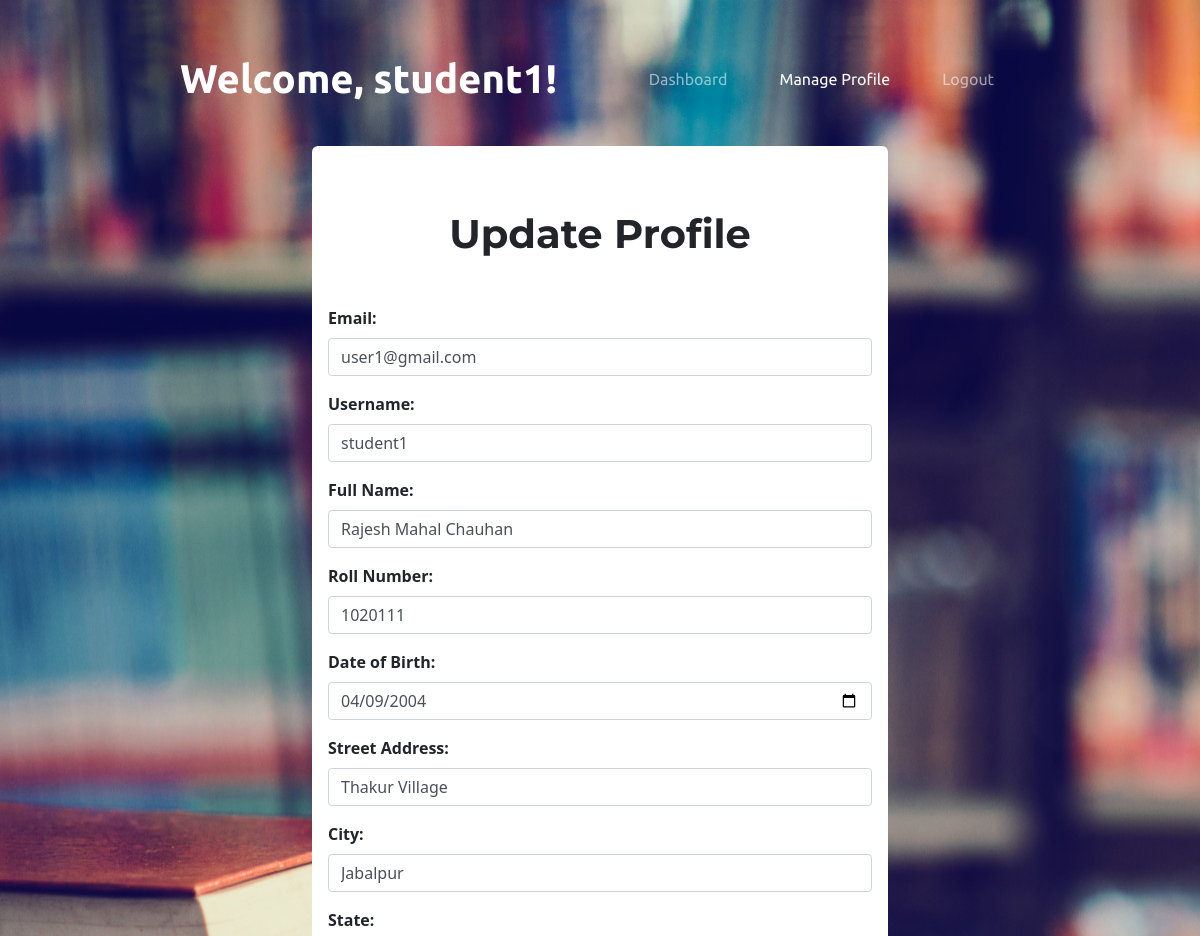
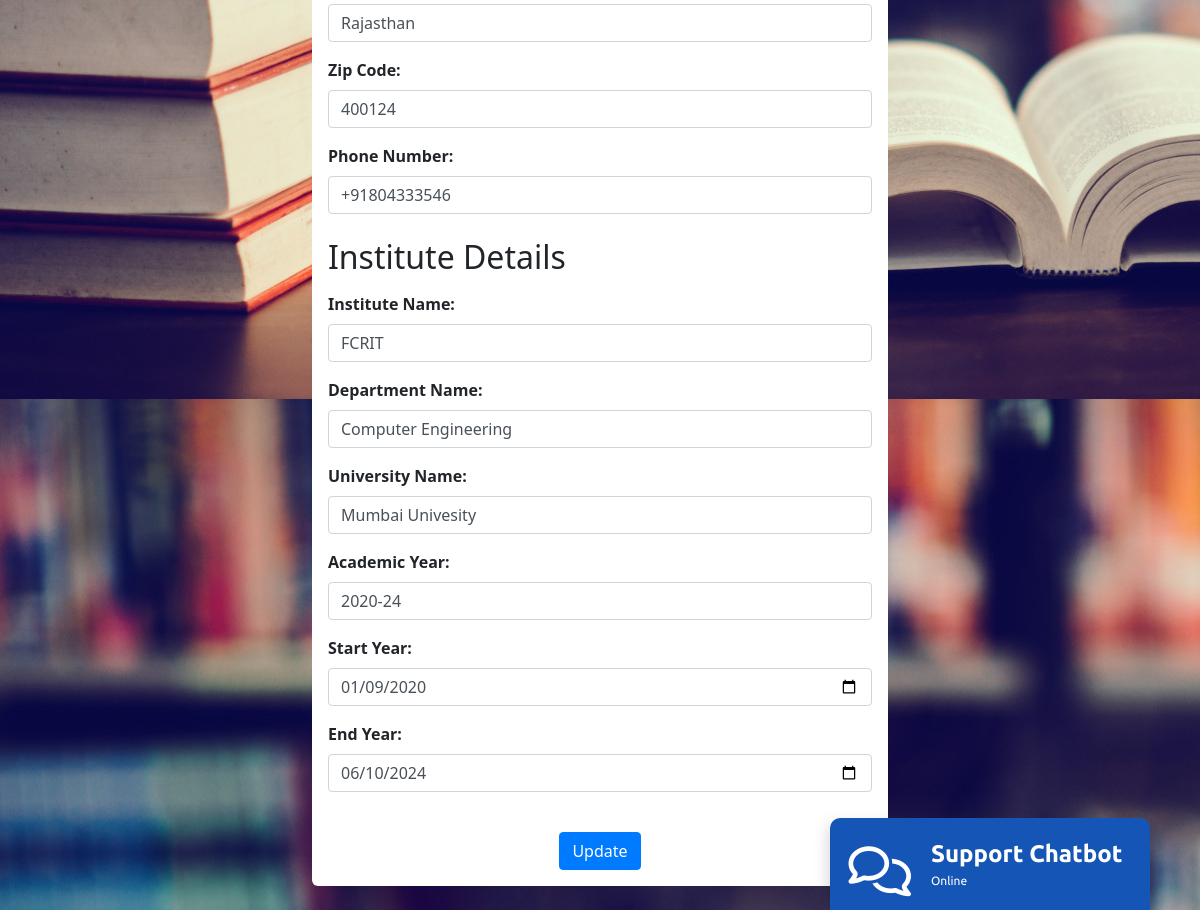
Page /update_p3.php (signed in) on the committed database (2 pictures, top to bottom).
### tables this page shows
CREATE TABLE `users` (
  `id` int(11) NOT NULL,
  `username` varchar(50) NOT NULL,
  `password` varchar(255) NOT NULL,
  `email` varchar(100) NOT NULL,
  `role` enum('student','teacher','admin') NOT NULL,
  `reset_token` varchar(255) DEFAULT NULL,
  `reset_token_expires_at` datetime DEFAULT NULL,
  `created_at` timestamp NOT NULL DEFAULT current_timestamp(),
  `reset_token_expiry` datetime DEFAULT NULL
);

CREATE TABLE `student_profile` (
  `id` int(11) NOT NULL,
  `user_id` int(11) NOT NULL,
  `email` varchar(255) NOT NULL,
  `username` varchar(255) NOT NULL,
  `full_name` varchar(255) DEFAULT '',
  `roll_number` varchar(255) DEFAULT '',
  `date_of_birth` date DEFAULT NULL,
  `street_address` varchar(255) DEFAULT '',
  `city` varchar(255) DEFAULT '',
  `state` varchar(255) DEFAULT '',
  `zip_code` varchar(255) DEFAULT '',
  `phone_number` varchar(255) DEFAULT '',
  `institute_name` varchar(255) DEFAULT '',
  `department_name` varchar(255) DEFAULT '',
  `university_name` varchar(255) DEFAULT '',
  `academic_year` varchar(255) DEFAULT '',
  `start_year` varchar(255) DEFAULT '',
  `end_year` varchar(255) DEFAULT ''
);

### update_p3.php (the view, shortened to what this page needs)
<?php
require_once 'database.php';
$user_id = $_SESSION['user_id'];
$stmt = $pdo->prepare('SELECT email, username FROM users WHERE id = ?');
$stmt->execute([$user_id]);
$user = $stmt->fetch(PDO::FETCH_ASSOC);
$email = $user['email'];
$username = $user['username'];
$full_name = '';
$roll_number = '';
$date_of_birth = '';
$street_address = '';
$city = '';
$state = '';
$zip_code = '';
$phone_number = '';
$institute_name = '';
$department_name = '';
$university_name = '';
$academic_year = '';
$start_year = '';
$end_year = '';
$stmt = $pdo->prepare('SELECT COUNT(*) FROM student_profile WHERE user_id = ?');
$stmt->execute([$user_id]);
$count = $stmt->fetchColumn();
if ($count == 0) {
  $stmt = $pdo->prepare('INSERT INTO student_profile (user_id, email, username, full_name, roll_number, date_of_birth, street_address, city, state, zip_code, phone_number, institute_name, department_name, university_name, academic_year, start_year, end_year) VALUES (?, ?, ?, ?, ?, ?, ?, ?, ?, ?, ?, ?, ?, ?, ?, ?, ?)');
  $stmt->execute([$user_id, $email, $username, '', '', '', '', '', '', '', '', '', '', '', '', '', '']);
} else {
  $stmt = $pdo->prepare('SELECT * FROM student_profile WHERE user_id = ?');
  $stmt->execute([$user_id]);
  $profile = $stmt->fetch(PDO::FETCH_ASSOC);
  $full_name = $profile['full_name'] ?? '';
  $roll_number = $profile['roll_number'] ?? '';
  $date_of_birth = $profile['date_of_birth'] ?? '';
  $street_address = $profile['street_address'] ?? '';
  $city = $profile['city'] ?? '';
  $state = $profile['state'] ?? '';
  $zip_code = $profile['zip_code'] ?? '';
  $phone_number = $profile['phone_number'] ?? '';
  $institute_name = $profile['institute_name'] ?? '';
  $department_name = $profile['department_name'] ?? '';
  $university_name = $profile['university_name'] ?? '';
  $academic_year = $profile['academic_year'] ?? '';
  $start_year = $profile['start_year'] ?? '';
  $end_year = $profile['end_year'] ?? '';
}
?>
<!DOCTYPE html>
<html>
<head>
    <link href="https://cdn.jsdelivr.net/npm/bootstrap@5.3.0-alpha1/dist/css/bootstrap.min.css" rel="stylesheet"
 />
    <link rel="stylesheet" href="css/resumee.css" />
    <link rel="stylesheet" href="css/forms.css">
    <link rel="stylesheet" href="mscbot/static/css/chat.css">
<link rel="stylesheet" href="mscbot/static/css/home.css">
</head>
<body class="hero-image">
<div class="container-fluid">
            <nav class="navbar navbar-expand-lg navbar-dark">
                <a class="navbar-brand" href="student_dashboard.php">Welcome, <?php echo $_SESSION['username']; ?>!</a>
                <div class="collapse navbar-collapse" id="navbarSupportedContent">
                    <ul class="navbar-nav ms-auto">
                        <li class="nav-item">
                            <a class="nav-link" href="student_dashboard.php">Dashboard</a>
                        </li>
                        <li class="nav-item">
                        <a class="nav-link active" href="update_p3.php">Manage Profile</a>
                        </li>
						<li class="nav-item">
                            <a class="nav-link" href="logout.php">Logout</a>
                        </li>
                    </ul>
                </div>
            </nav>
        </div>
<div class="container">
  <div class="bg-white p-3 rounded">
    <h1 class="my-5">Update Profile</h1>
    <form method="POST">
      <div class="form-group">
        <label for="email" class="form-label">Email:</label>
        <input type="email" id="email" name="email" class="form-control" value="<?php echo $email; ?>" readonly />
      </div>
      <div class="form-group">
        <label for="username" class="form-label">Username:</label>
        <input type="text" id="username" name="username" class="form-control" value="<?php echo $username; ?>" readonly />
      </div>
      <div class="form-group">
        <label for="full_name" class="form-label">Full Name:</label>
        <input type="text" id="full_name" name="full_name" class="form-control" value="<?php echo $full_name; ?>" required />
      </div>
      <div class="form-group">
        <label for="roll_number" class="form-label">Roll Number:</label>
        <input type="text" id="roll_number" name="roll_number" class="form-control" value="<?php echo $roll_number; ?>" required />
      </div>
      <div class="form-group">
        <label for="date_of_birth" class="form-label">Date of Birth:</label>
        <input type="date" id="date_of_birth" name="date_of_birth" class="form-control" value="<?php echo $date_of_birth; ?>" required />
      </div>
      <div class="form-group">
        <label for="street_address" class="form-label">Street Address:</label>
        <input type="text" id="street_address" name="street_address" class="form-control" value="<?php echo $street_address; ?>" required />
      </div>
      <div class="form-group">
        <label for="city" class="form-label">City:</label>
        <input type="text" id="city" name="city" class="form-control" value="<?php echo $city; ?>" required />
      </div>
      <div class="form-group">
        <label for="state" class="form-label">State:</label>
        <input type="text" id="state" name="state" class="form-control" value="<?php echo $state; ?>" required />
      </div>
      <div class="form-group">
        <label for="zip_code" class="form-label">Zip Code:</label>
        <input type="text" id="zip_code" name="zip_code" class="form-control" value="<?php echo $zip_code; ?>" required />
      </div>
      <div class="form-group">
        <label for="phone_number" class="form-label">Phone Number:</label>
        <input type="text" id="phone_number" name="phone_number" class="form-control" value="<?php echo $phone_number; ?>" required />
      </div>
      <div class="form-group">
        <h2 class="mt-4">Institute Details</h2>
      </div>
      <div class="form-group">
        <label for="institute_name" class="form-label">Institute Name:</label>
        <input type="text" id="institute_name" name="institute_name" class="form-control" value="<?php echo $institute_name; ?>" required />
      </div>
      <div class="form-group">
      <label for="department_name" class="form-label">Department Name:</label>
<input type="text" id="department_name" name="department_name" class="form-control" value="<?php echo $department_name; ?>" required />
</div>
<div class="form-group">
<label for="university_name" class="form-label">University Name:</label>
<input type="text" id="university_name" name="university_name" class="form-control" value="<?php echo $university_name; ?>" required />
</div>
<div class="form-group">
<label for="academic_year" class="form-label">Academic Year:</label>
<input type="text" id="academic_year" name="academic_year" class="form-control" value="<?php echo $academic_year; ?>" required />
</div>
<div class="form-group">
<label for="start_year" class="form-label">Start Year:</label>
<input type="date" id="start_year" name="start_year" class="form-control" value="<?php echo $start_year; ?>" required />
</div>
<div class="form-group">
<label for="end_year" class="form-label">End Year:</label>
<input type="date" id="end_year" name="end_year" class="form-control" value="<?php echo $end_year; ?>" required />
</div>
<br>
<center><button type="submit" class="btn btn-primary">Update</button></center>
</form>
  </div>
</div>
<br>
<?php include 'mscbot/index.php'; ?>
</body>
</html>

### css/resumee.css (style rules this page uses)
body { background-color: #ff4c68; background-image: url("book-library.jpg"); }
.container-fluid { font-family: 'Ubuntu', sans-serif; padding: 3% 15% 2%; }
.navbar-brand { font-family: 'Ubuntu', sans-serif; font-size: 2.5rem; font-weight: bolder; }
.nav-item { padding: 0 18px; color: #fff; }
h1 { text-align: center; font-family: 'Montserrat', sans-serif; font-weight: bold; }
.btn { padding: 0 1.5%; margin: 0 0.5%; }

### css/forms.css (style rules this page uses)
.container { max-width: 600px; margin: 0 auto; }
.form-group { margin-bottom: 1rem; }
.form-label { display: block; margin-bottom: 0.5rem; font-weight: bold; }
.form-control { display: block; width: 100%; padding: 0.375rem 0.75rem; font-size: 1rem; line-height: 1.5; color: #495057; background-color: #fff; background-clip: padding-box; border: 1px solid #ced4da; border-radius: 0.25rem; transition: border-color 0.15s ease-in-out, box-shadow 0.15s ease-in-out; }
.btn { display: inline-block; font-weight: 400; color: #fff; text-align: center; vertical-align: middle; -webkit-user-select: none; -moz-user-select: none; -ms-user-select: none; user-select: none; background-color: #007bff; border: 1px solid #007bff; padding: 0.375rem 0.75rem; font-size: 1rem; line-height: 1.5; border-radius: 0.25rem; transition: color 0.15s ease-in-out, background-color 0.15s ease-in-out, border-color 0.15s ease-in-out, box-shadow 0.15s ease-in-out; }
.btn-primary { color: #fff; background-color: #007bff; border-color: #007bff; }

### mscbot/static/css/home.css (style rules this page uses)
html { scroll-behavior: smooth; font-family: Helvetica, sans-serif, Arial; }

### rows in the picture
users: email "user1@gmail.com", username "student1"
student_profile: full_name "Rajesh Mahal Chauhan", roll_number "1020111", date_of_birth "04/09/2004", street_address "Thakur Village", city "Jabalpur", state "Rajasthan", zip_code "400124", phone_number "+91804333546", institute_name "FCRIT", department_name "Computer Engineering", university_name "Mumbai Univesity", academic_year "2020-24", start_year "01/09/2020", end_year "06/10/2024"

### other values in the picture
$_SESSION['username'] "student1"
